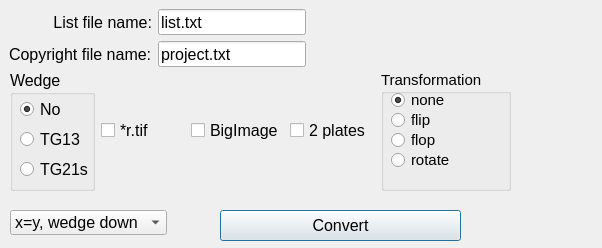
<?xml version="1.0" encoding="UTF-8"?>
<ui version="4.0">
 <class>menu</class>
 <widget class="QDialog" name="menu">
  <property name="geometry">
   <rect>
    <x>0</x>
    <y>0</y>
    <width>602</width>
    <height>248</height>
   </rect>
  </property>
  <property name="windowTitle">
   <string>Tif2fits 4.0/26.02.2016</string>
  </property>
  <widget class="QWidget" name="gridLayoutWidget">
   <property name="geometry">
    <rect>
     <x>9</x>
     <y>9</y>
     <width>297</width>
     <height>58</height>
    </rect>
   </property>
   <layout class="QGridLayout" name="gridLayout">
    <item row="0" column="0">
     <widget class="QLabel" name="label">
      <property name="font">
       <font>
        <pointsize>12</pointsize>
       </font>
      </property>
      <property name="text">
       <string>List file name:</string>
      </property>
      <property name="alignment">
       <set>Qt::AlignRight|Qt::AlignTrailing|Qt::AlignVCenter</set>
      </property>
     </widget>
    </item>
    <item row="0" column="1">
     <widget class="QLineEdit" name="list">
      <property name="font">
       <font>
        <pointsize>12</pointsize>
       </font>
      </property>
      <property name="text">
       <string>list.txt</string>
      </property>
     </widget>
    </item>
    <item row="1" column="0">
     <widget class="QLabel" name="label_2">
      <property name="font">
       <font>
        <pointsize>12</pointsize>
       </font>
      </property>
      <property name="text">
       <string>Copyright file name:</string>
      </property>
     </widget>
    </item>
    <item row="1" column="1">
     <widget class="QLineEdit" name="copyright">
      <property name="font">
       <font>
        <pointsize>12</pointsize>
       </font>
      </property>
      <property name="text">
       <string>project.txt</string>
      </property>
     </widget>
    </item>
   </layout>
  </widget>
  <widget class="QPushButton" name="convert">
   <property name="geometry">
    <rect>
     <x>220</x>
     <y>210</y>
     <width>241</width>
     <height>31</height>
    </rect>
   </property>
   <property name="font">
    <font>
     <pointsize>12</pointsize>
    </font>
   </property>
   <property name="text">
    <string>Convert</string>
   </property>
  </widget>
  <widget class="QComboBox" name="quadratic">
   <property name="geometry">
    <rect>
     <x>10</x>
     <y>210</y>
     <width>157</width>
     <height>25</height>
    </rect>
   </property>
   <property name="font">
    <font>
     <pointsize>12</pointsize>
    </font>
   </property>
   <item>
    <property name="text">
     <string>x=y, wedge down</string>
    </property>
   </item>
   <item>
    <property name="text">
     <string>x&gt;y, wedge down</string>
    </property>
   </item>
   <item>
    <property name="text">
     <string>x&lt;y, wedge down</string>
    </property>
   </item>
   <item>
    <property name="text">
     <string>x&gt;y, wedge right</string>
    </property>
   </item>
   <item>
    <property name="text">
     <string>x&lt;y, wedge right</string>
    </property>
   </item>
  </widget>
  <widget class="QWidget" name="horizontalLayoutWidget">
   <property name="geometry">
    <rect>
     <x>10</x>
     <y>70</y>
     <width>501</width>
     <height>121</height>
    </rect>
   </property>
   <layout class="QHBoxLayout" name="horizontalLayout">
    <item>
     <widget class="QGroupBox" name="wedge">
      <property name="font">
       <font>
        <pointsize>12</pointsize>
       </font>
      </property>
      <property name="title">
       <string>Wedge</string>
      </property>
      <widget class="QRadioButton" name="noWedge">
       <property name="geometry">
        <rect>
         <x>10</x>
         <y>30</y>
         <width>82</width>
         <height>18</height>
        </rect>
       </property>
       <property name="text">
        <string>No</string>
       </property>
       <property name="checked">
        <bool>true</bool>
       </property>
      </widget>
      <widget class="QRadioButton" name="TG13">
       <property name="geometry">
        <rect>
         <x>10</x>
         <y>60</y>
         <width>82</width>
         <height>18</height>
        </rect>
       </property>
       <property name="text">
        <string>TG13</string>
       </property>
       <property name="checked">
        <bool>false</bool>
       </property>
       <property name="autoExclusive">
        <bool>true</bool>
       </property>
      </widget>
      <widget class="QRadioButton" name="TG21s">
       <property name="geometry">
        <rect>
         <x>10</x>
         <y>90</y>
         <width>82</width>
         <height>18</height>
        </rect>
       </property>
       <property name="text">
        <string>TG21s</string>
       </property>
      </widget>
     </widget>
    </item>
    <item>
     <widget class="QCheckBox" name="dotr">
      <property name="font">
       <font>
        <pointsize>12</pointsize>
       </font>
      </property>
      <property name="text">
       <string>*r.tif</string>
      </property>
      <property name="checked">
       <bool>false</bool>
      </property>
     </widget>
    </item>
    <item>
     <widget class="QCheckBox" name="bigimage">
      <property name="font">
       <font>
        <pointsize>12</pointsize>
       </font>
      </property>
      <property name="text">
       <string>BigImage</string>
      </property>
     </widget>
    </item>
    <item>
     <widget class="QCheckBox" name="twoplates">
      <property name="font">
       <font>
        <pointsize>12</pointsize>
       </font>
      </property>
      <property name="text">
       <string>2 plates</string>
      </property>
      <property name="checked">
       <bool>false</bool>
      </property>
     </widget>
    </item>
    <item>
     <widget class="QGroupBox" name="Transformation">
      <property name="font">
       <font>
        <pointsize>11</pointsize>
       </font>
      </property>
      <property name="title">
       <string>Transformation</string>
      </property>
      <widget class="QRadioButton" name="rotate">
       <property name="geometry">
        <rect>
         <x>10</x>
         <y>80</y>
         <width>102</width>
         <height>20</height>
        </rect>
       </property>
       <property name="text">
        <string>rotate</string>
       </property>
      </widget>
      <widget class="QRadioButton" name="none">
       <property name="geometry">
        <rect>
         <x>10</x>
         <y>20</y>
         <width>102</width>
         <height>20</height>
        </rect>
       </property>
       <property name="text">
        <string>none</string>
       </property>
       <property name="checked">
        <bool>true</bool>
       </property>
       <property name="autoExclusive">
        <bool>true</bool>
       </property>
      </widget>
      <widget class="QRadioButton" name="flip">
       <property name="geometry">
        <rect>
         <x>10</x>
         <y>40</y>
         <width>102</width>
         <height>20</height>
        </rect>
       </property>
       <property name="text">
        <string>flip</string>
       </property>
      </widget>
      <widget class="QRadioButton" name="flop">
       <property name="enabled">
        <bool>true</bool>
       </property>
       <property name="geometry">
        <rect>
         <x>10</x>
         <y>60</y>
         <width>102</width>
         <height>20</height>
        </rect>
       </property>
       <property name="text">
        <string>flop</string>
       </property>
      </widget>
     </widget>
    </item>
   </layout>
  </widget>
 </widget>
 <resources/>
 <connections>
  <connection>
   <sender>flip</sender>
   <signal>clicked()</signal>
   <receiver>noWedge</receiver>
   <slot>click()</slot>
   <hints>
    <hint type="sourcelabel">
     <x>434</x>
     <y>117</y>
    </hint>
    <hint type="destinationlabel">
     <x>60</x>
     <y>106</y>
    </hint>
   </hints>
  </connection>
  <connection>
   <sender>TG13</sender>
   <signal>clicked()</signal>
   <receiver>none</receiver>
   <slot>click()</slot>
   <hints>
    <hint type="sourcelabel">
     <x>83</x>
     <y>136</y>
    </hint>
    <hint type="destinationlabel">
     <x>436</x>
     <y>98</y>
    </hint>
   </hints>
  </connection>
  <connection>
   <sender>TG21s</sender>
   <signal>clicked()</signal>
   <receiver>none</receiver>
   <slot>click()</slot>
   <hints>
    <hint type="sourcelabel">
     <x>55</x>
     <y>170</y>
    </hint>
    <hint type="destinationlabel">
     <x>508</x>
     <y>93</y>
    </hint>
   </hints>
  </connection>
 </connections>
</ui>
